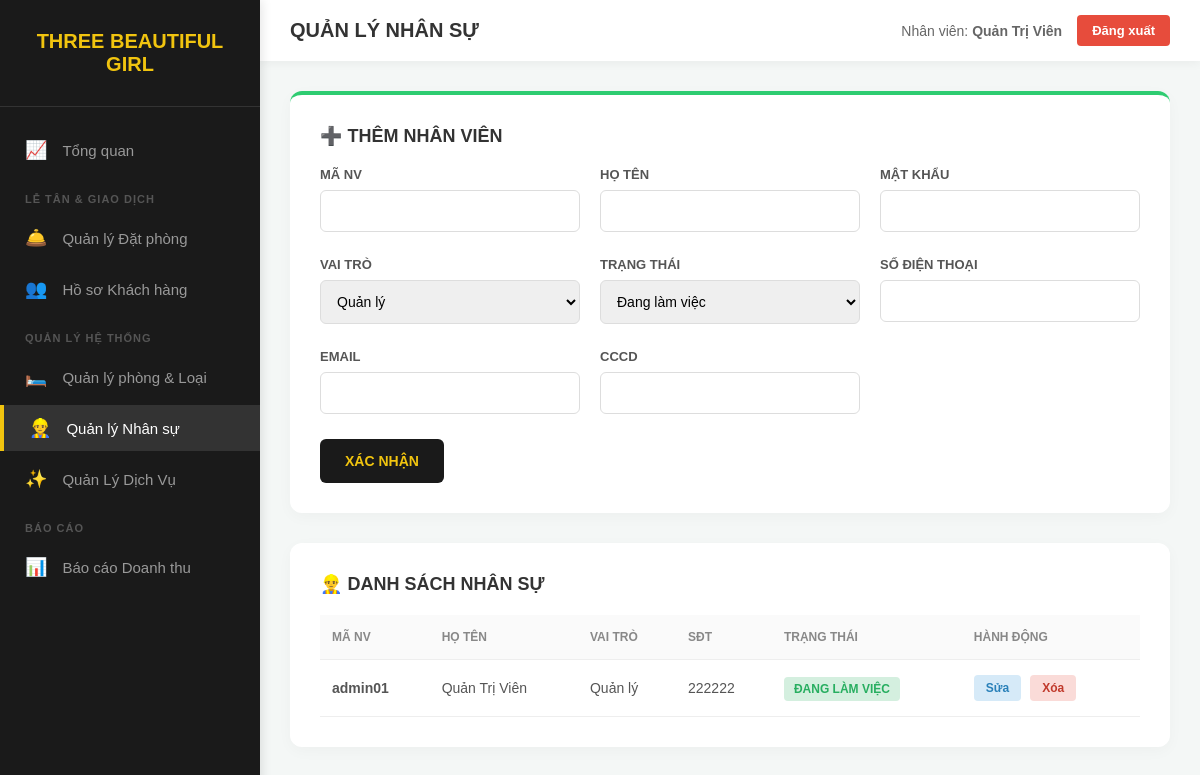
Screenshot of /manage_staff.php (signed in) with the database file from the repository.
### tables this page shows
CREATE TABLE `nhan_vien` (
  `ma_nv` varchar(20) NOT NULL,
  `ho_ten` varchar(100) NOT NULL,
  `vai_tro` enum('Lễ tân','Quản lý','Buồng phòng') DEFAULT 'Lễ tân',
  `mat_khau` varchar(255) NOT NULL,
  `trang_thai` enum('Đang làm việc','Đã nghỉ') DEFAULT 'Đang làm việc',
  `cccd_ho_chieu` text NOT NULL,
  `email` text NOT NULL,
  `so_dien_thoai` text NOT NULL
);

### manage_staff.php (the view, shortened to what this page needs)
<?php
include 'config.php';
$staffs = $conn->query("SELECT * FROM nhan_vien ORDER BY ma_nv ASC")->fetchAll(PDO::FETCH_ASSOC);
$edit_staff = null; if(isset($_GET['edit'])) { $stmt=$conn->prepare("SELECT * FROM nhan_vien WHERE ma_nv=?"); $stmt->execute([$_GET['edit']]); $edit_staff=$stmt->fetch(PDO::FETCH_ASSOC); }
include 'admin_header.php';
?>
<div class="form-card <?= $edit_staff ? 'edit-mode' : '' ?>">
    <h3 class="form-title"><?= $edit_staff ? "✏️ CẬP NHẬT: " . htmlspecialchars($edit_staff['ma_nv']) : "➕ THÊM NHÂN VIÊN" ?></h3>
    <form method="POST" class="form-grid">
        <div class="form-group"><label>Mã NV</label><input type="text" name="txt_ma_nv" <?= $edit_staff ? 'readonly' : 'required' ?> value="<?= $edit_staff['ma_nv'] ?? '' ?>"></div>
        <div class="form-group"><label>Họ Tên</label><input type="text" name="txt_fullname" required value="<?= $edit_staff['ho_ten'] ?? '' ?>"></div>
        <div class="form-group"><label>Mật khẩu</label><input type="password" name="txt_password" <?= $edit_staff ? '' : 'required' ?>></div>
        <div class="form-group"><label>Vai trò</label><select name="txt_role"><option value="Quản lý" <?= ($edit_staff['vai_tro']??'')=='Quản lý'?'selected':'' ?>>Quản lý</option></select></div>
        <div class="form-group"><label>Trạng thái</label><select name="txt_status"><option value="Đang làm việc" <?= ($edit_staff['trang_thai']??'')=='Đang làm việc'?'selected':'' ?>>Đang làm việc</option></select></div>
        <div class="form-group"><label>Số điện thoại</label><input type="text" name="txt_phone" required value="<?= $edit_staff['so_dien_thoai'] ?? '' ?>"></div>
        <div class="form-group"><label>Email</label><input type="email" name="txt_email" required value="<?= $edit_staff['email'] ?? '' ?>"></div>
        <div class="form-group"><label>CCCD</label><input type="text" name="txt_cccd" required value="<?= $edit_staff['cccd_ho_chieu'] ?? '' ?>"></div>
        <div class="full-width"><button type="submit" name="<?= $edit_staff ? 'btn_update_staff' : 'btn_add_staff' ?>" class="btn-submit">Xác nhận</button></div>
    </form>
</div>
<div class="table-section">
    <div class="table-header"><h3>👷‍♂️ DANH SÁCH NHÂN SỰ</h3></div>
    <table>
        <thead><tr><th>Mã NV</th><th>Họ Tên</th><th>Vai Trò</th><th>SĐT</th><th>Trạng Thái</th><th>Hành Động</th></tr></thead>
        <tbody>
            <?php foreach($staffs as $s): ?>
            <tr>
                <td><strong><?= htmlspecialchars($s['ma_nv']) ?></strong></td>
                <td><?= htmlspecialchars($s['ho_ten']) ?></td>
                <td><?= htmlspecialchars($s['vai_tro']) ?></td>
                <td><?= htmlspecialchars($s['so_dien_thoai']) ?></td>
                <td><span class="status-badge" style="<?= $s['trang_thai']=='Đang làm việc'?'background:#d4efdf;color:#27ae60;':'background:#fadbd8;color:#c0392b;' ?>"><?= htmlspecialchars($s['trang_thai']) ?></span></td>
                <td><a href="manage_staff.php?edit=<?= urlencode($s['ma_nv']) ?>" class="btn-action btn-edit">Sửa</a> <a href="manage_staff.php?delete=<?= urlencode($s['ma_nv']) ?>" class="btn-action btn-delete" onclick="return confirm('⚠️ Chắc chắn muốn xóa?')">Xóa</a></td>
            </tr>
            <?php endforeach; ?>
        </tbody>
    </table>
</div>
<?php include 'admin_footer.php'; ?>

### admin_header.php (style rules this page uses)
body { margin: 0; font-family: Arial, sans-serif; background-color: #f4f7f6; display: flex; height: 100vh; overflow: hidden; }
.table-section { background-color: #ffffff; padding: 30px; border-radius: 12px; box-shadow: 0 4px 15px rgba(0,0,0,0.03); margin-bottom: 30px; }
.table-header { margin-bottom: 20px; display: flex; justify-content: space-between; align-items: center; }
.table-header h3 { margin: 0; font-size: 18px; color: #333; }
table { width: 100%; border-collapse: collapse; }
table th, table td { text-align: left; padding: 15px 12px; font-size: 14px; border-bottom: 1px solid #eee; vertical-align: middle; }
table th { color: #888; text-transform: uppercase; font-weight: bold; background: #fafafa; font-size: 12px; }
table td { color: #555; }
.form-card { background: #ffffff; padding: 30px; border-radius: 12px; box-shadow: 0 4px 15px rgba(0,0,0,0.03); margin-bottom: 30px; border-top: 4px solid #2ecc71; position: relative; }
.form-title { margin-top: 0; margin-bottom: 20px; font-size: 18px; color: #333; display: flex; align-items: center; gap: 10px; }
.form-grid { display: grid; grid-template-columns: repeat(auto-fit, minmax(250px, 1fr)); gap: 20px; }
.form-group { display: flex; flex-direction: column; margin-bottom: 5px; }
.form-group label { font-weight: 600; color: #555; font-size: 13px; margin-bottom: 8px; text-transform: uppercase; }
.form-group input, .form-group select, .form-group textarea { padding: 12px; border: 1px solid #ddd; border-radius: 6px; font-size: 14px; outline: none; transition: 0.3s; font-family: inherit; }
.full-width { grid-column: span 2; }
.btn-submit { background: #1a1a1a; color: #f1c40f; padding: 14px 25px; border: none; border-radius: 6px; cursor: pointer; font-weight: bold; font-size: 14px; text-transform: uppercase; transition: 0.3s; }
.btn-action { padding: 6px 12px; border-radius: 4px; text-decoration: none; font-size: 12px; font-weight: bold; display: inline-block; margin-right: 5px; transition: 0.2s; }
.btn-edit { background: #d6eaf8; color: #2980b9; }
.btn-delete { background: #fadbd8; color: #c0392b; }
.status-badge { padding: 5px 10px; border-radius: 4px; font-size: 12px; font-weight: bold; text-transform: uppercase; }

### rows the page displays
nhan_vien: ma_nv "admin01", ho_ten "Quản Trị Viên", vai_tro "Quản lý", so_dien_thoai "222222", trang_thai "ĐANG LÀM VIỆC"

### other values shown
$page_title "QUẢN LÝ NHÂN SỰ"
$_SESSION['username'] "Quản Trị Viên"
